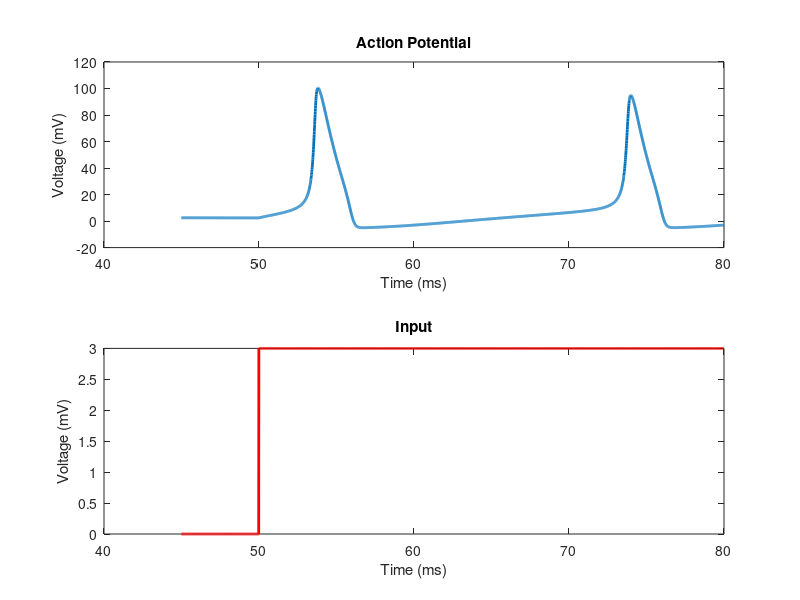

Reproduce this figure in MATLAB.
function cens_neuron_graph
Vrest = 0;
dt = 0.01;
totalTime = 80; % ms
C = 1; % uF/cm^2
% constants; values based on Table 1
E_Na = 115 + Vrest; % mV
E_K = -6 + Vrest; %mV
E_Leak = 10.6 + Vrest; % mV
g_Na = 120; % mS/cm^2
g_K = 36; % mS/cm^2
g_Leak = 0.3; % mS/cm^2
% Vector of timesteps
t = [0:dt:totalTime];
% Current input −− change this to see how different inputs affect the neuron
I_current = ones(1,length(t))*0.0;
I_current(50/dt:end) = 3; 
% Input of 3 microA/cm2 beginning at 50 ms and steady until end of time period.
% initializing values
V(1) = Vrest; % membrane potential is starting at its resting state
% separate functions to get the alpha and beta values
[alphaM, betaM] = m_equations(V(1), Vrest);
[alphaN, betaN] = n_equations(V(1), Vrest);
[alphaH, betaH] = h_equations(V(1), Vrest);
% initializing gating variables to the asymptotic values when membrane potential
% is set to the membrane resting value based on equation 13
m(1) = (alphaM / (alphaM + betaM));
n(1) = (alphaN / (alphaN + betaN));
h(1) = (alphaH / (alphaH + betaH));
% repeat for time determined in totalTime , by each dt
for i = 1:length(t)
    % calculate new alpha and beta based on last known membrane potenatial
    [alphaN, betaN] = n_equations(V(i), Vrest);
    [alphaM, betaM] = m_equations(V(i), Vrest);
    [alphaH, betaH] = h_equations(V(i), Vrest);
    % conductance variables − computed separately to show how this
    % changes with membrane potential in one of the graphs
    conductance_K(i) = g_K*(n(i)^4);
    conductance_Na(i)=g_Na*(m(i)^3)*h(i);
    % retrieving ionic currents
    I_Na(i) = conductance_Na(i)*(V(i)-E_Na);
    I_K(i) = conductance_K(i)*(V(i)-E_K);
    I_Leak(i) = g_Leak*(V(i)-E_Leak);
    % Calculating the input
    Input = I_current(i) - (I_Na(i) + I_K(i) + I_Leak(i));
    % Calculating the new membrane potential
    V(i+1) = V(i) + Input* dt*(1/C);
    % getting new values for the gating variables
    m(i+1) = m(i) + (alphaM *(1-m(i)) - betaM * m(i))*dt;
    n(i+1) = n(i) + (alphaN *(1-n(i)) - betaN * n(i))*dt;
    h(i+1) = h(i) + (alphaH *(1-h(i)) - betaH * h(i))*dt;
end
figure('Name', 'Neuron c')
subplot(2,1,1)
plot(t(45/dt:end),V(45/dt:end-1), 'LineWidth', 2)
xlabel('Time (ms)')
ylabel('Voltage (mV)')
title('Action Potential')
subplot(2,1,2)
plot(t(45/dt:end),I_current(45/dt:end), 'r', 'LineWidth', 2)
xlabel('Time (ms)')
ylabel('Voltage (mV)')
title('Input')
end
% calculate alpha m and beta m based on Table 2
function [alpha_m, beta_m] = m_equations(V, Vrest)
alpha_m = (2.5-0.1*(V-Vrest))/(exp(2.5-0.1*(V-Vrest))-1);
beta_m = 4*exp((Vrest-V)/18);
end
% calculate alpha n and beta n based on Table 2
function [alpha_n, beta_n] = n_equations(V, Vrest)
alpha_n = (0.1-0.01*(V-Vrest))/(exp(1-0.1*(V-Vrest))-1);
beta_n = 0.125*exp((Vrest-V)/80);
end
% calculate alpha h and beta h based on Table 2
function [alpha_h, beta_h] = h_equations(V, Vrest)
alpha_h = 0.07*exp((Vrest-V)/20);
beta_h = 1/(1+exp(3-0.1*(V-Vrest)));
end